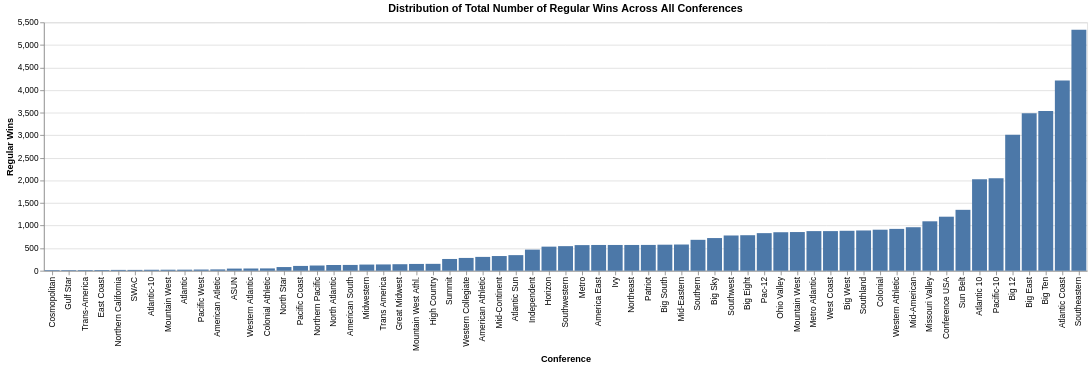

Here is the notebook cell this chart was saved with:
### Markdown cell above
**Visualization 1**
In this graph, we will be exloring the total number of regular wins in each conference. Due to there being a lot of schools, we will group the data by conferences. This graph looks at regular wins across all conferences, which tells us that while some conferences have low numbers of regular wins, there are a few that stand out.

### Code cell
data_1 = tidied.groupby("conference")["reg_wins"].sum().reset_index()

vis_1 = alt.Chart(data_1).mark_bar().encode(
    x = alt.X("conference:N", sort="y").title("Conference"),
    y = alt.Y("reg_wins:Q").title("Regular Wins")).properties(
    title="Distribution of Total Number of Regular Wins Across All Conferences"
)
vis_1

### Figure 1 — Vega-Lite specification as saved in the notebook (floating-point values rounded to 4 significant figures)
{"config": {"view": {"continuousWidth": 300, "continuousHeight": 300}}, "data": {"name": "data-9f72336563af5f2cae7f0209d5cda276"}, "mark": {"type": "bar"}, "encoding": {"x": {"field": "conference", "sort": "y", "title": "Conference", "type": "nominal"}, "y": {"field": "reg_wins", "title": "Regular Wins", "type": "quantitative"}}, "title": "Distribution of Total Number of Regular Wins Across All Conferences", "$schema": "https://vega.github.io/schema/vega-lite/v5.20.1.json", "datasets": {"data-9f72336563af5f2cae7f0209d5cda276": [{"conference": " Mountain West", "reg_wins": 23}, {"conference": "ASUN", "reg_wins": 48}, {"conference": "America East", "reg_wins": 571}, {"conference": "American Athletic", "reg_wins": 307}, {"conference": "American Atletic", "reg_wins": 30}, {"conference": "American South", "reg_wins": 129}, {"conference": "Atlantic", "reg_wins": 24}, {"conference": "Atlantic 10", "reg_wins": 2025}, {"conference": "Atlantic Coast", "reg_wins": 4214}, {"conference": "Atlantic Sun", "reg_wins": 346}, {"conference": "Atlantic-10", "reg_wins": 22}, {"conference": "Big 12", "reg_wins": 3012}, {"conference": "Big East", "reg_wins": 3488}, {"conference": "Big Eight", "reg_wins": 787}, {"conference": "Big Sky", "reg_wins": 724}, {"conference": "Big South", "reg_wins": 577}, {"conference": "Big Ten", "reg_wins": 3539}, {"conference": "Big West", "reg_wins": 885}, {"conference": "Colonial", "reg_wins": 909}, {"conference": "Colonial Athletic", "reg_wins": 52}, {"conference": "Conference USA", "reg_wins": 1197}, {"conference": "Cosmopolitan", "reg_wins": 14}, {"conference": "East Coast", "reg_wins": 16}, {"conference": "Great Midwest", "reg_wins": 145}, {"conference": "Gulf Star", "reg_wins": 14}, {"conference": "High Country", "reg_wins": 153}, {"conference": "Horizon", "reg_wins": 534}, {"conference": "Independent", "reg_wins": 468}, {"conference": "Ivy", "reg_wins": 571}, {"conference": "Metro", "reg_wins": 568}, {"conference": "Metro Atlantic", "reg_wins": 878}, {"conference": "Mid-American", "reg_wins": 964}, {"conference": "Mid-Continent", "reg_wins": 326}, {"conference": "Mid-Eastern", "reg_wins": 581}, {"conference": "Midwestern", "reg_wins": 137}, {"conference": "Missouri Valley", "reg_wins": 1095}, {"conference": "Mountain West", "reg_wins": 857}, {"conference": "Mountain West Athl.", "reg_wins": 151}, {"conference": "North Atlantic", "reg_wins": 127}, {"conference": "North Star", "reg_wins": 82}, {"conference": "Northeast", "reg_wins": 571}, {"conference": "Northern California", "reg_wins": 19}, {"conference": "Northern Pacific", "reg_wins": 116}, {"conference": "Ohio Valley", "reg_wins": 853}, {"conference": "Pac-12", "reg_wins": 833}, {"conference": "Pacific Coast", "reg_wins": 107}, {"conference": "Pacific West", "reg_wins": 27}, {"conference": "Pacific-10", "reg_wins": 2050}, {"conference": "Patriot", "reg_wins": 572}, {"conference": "SWAC", "reg_wins": 19}, {"conference": "Southeastern", "reg_wins": 5336}, {"conference": "Southern", "reg_wins": 685}, {"conference": "Southland", "reg_wins": 892}, {"conference": "Southwest", "reg_wins": 781}, {"conference": "Southwestern", "reg_wins": 545}, {"conference": "Summit", "reg_wins": 261}, {"conference": "Sun Belt", "reg_wins": 1349}, {"conference": "Trans America", "reg_wins": 140}, {"conference": "Trans-America", "reg_wins": 15}, {"conference": "West Coast", "reg_wins": 878}, {"conference": "Western Athletic", "reg_wins": 927}, {"conference": "Western Atlantic", "reg_wins": 50}, {"conference": "Western Collegiate", "reg_wins": 284}]}}
